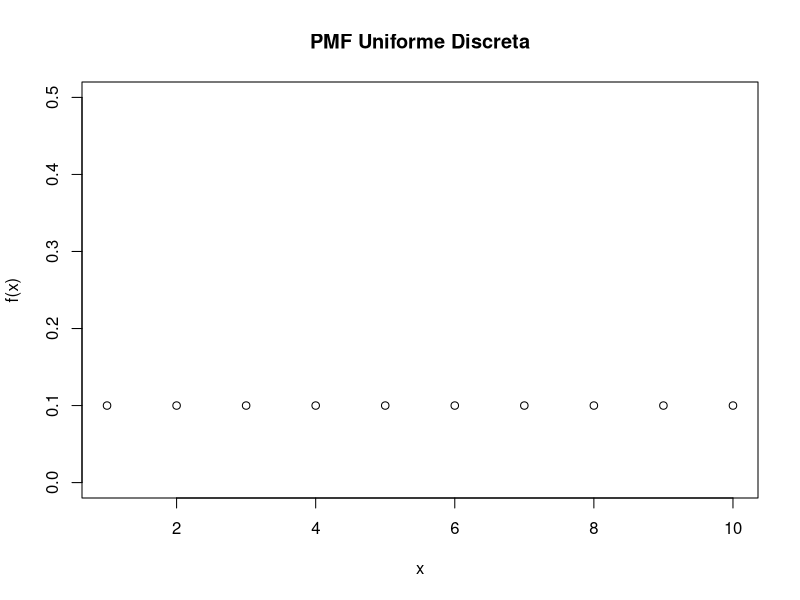
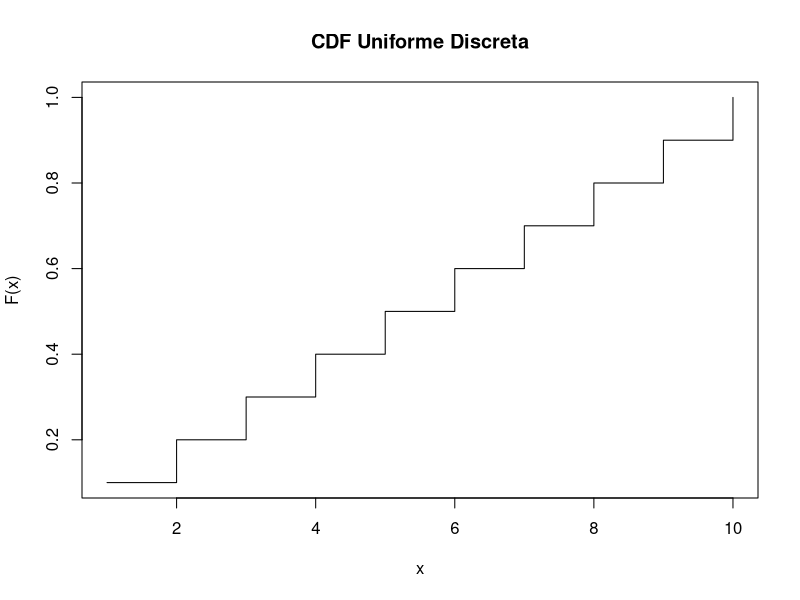
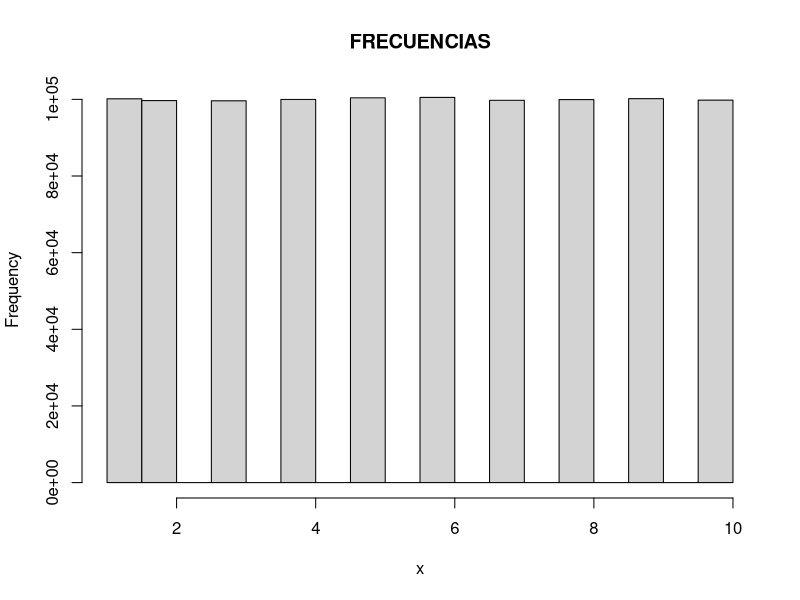
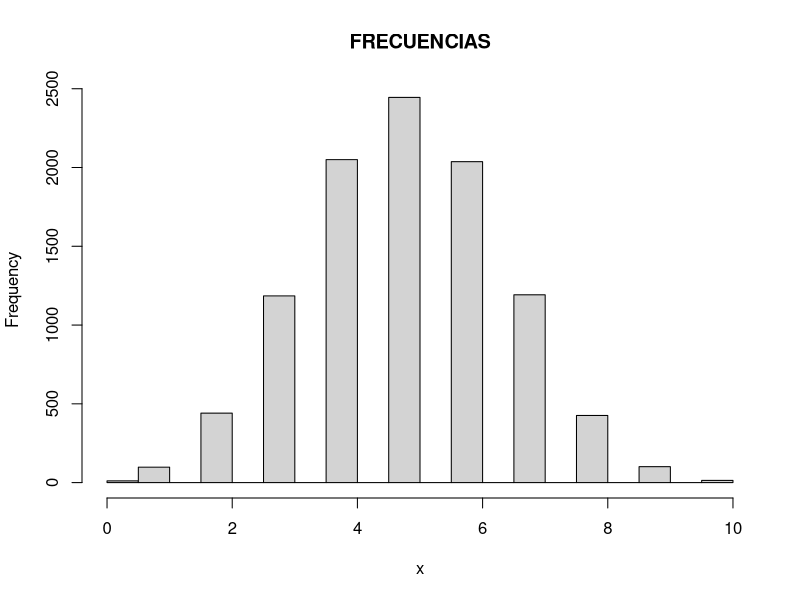
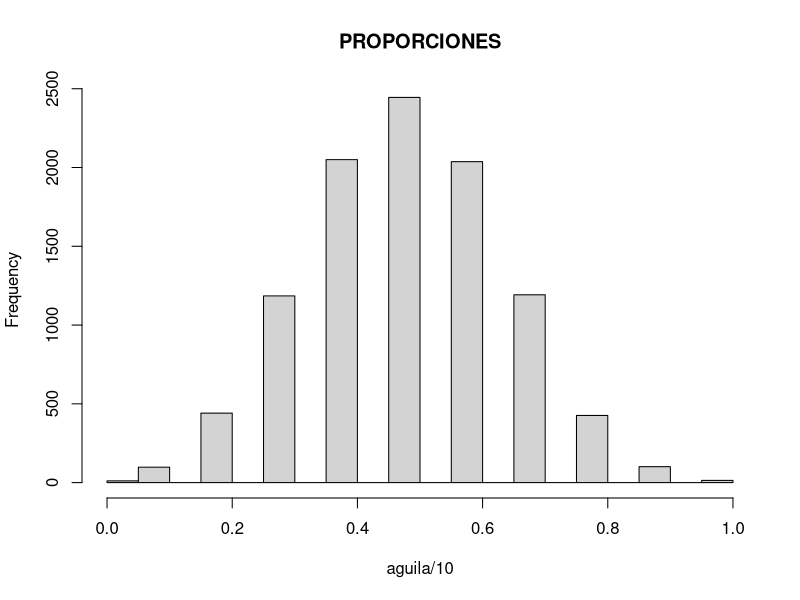
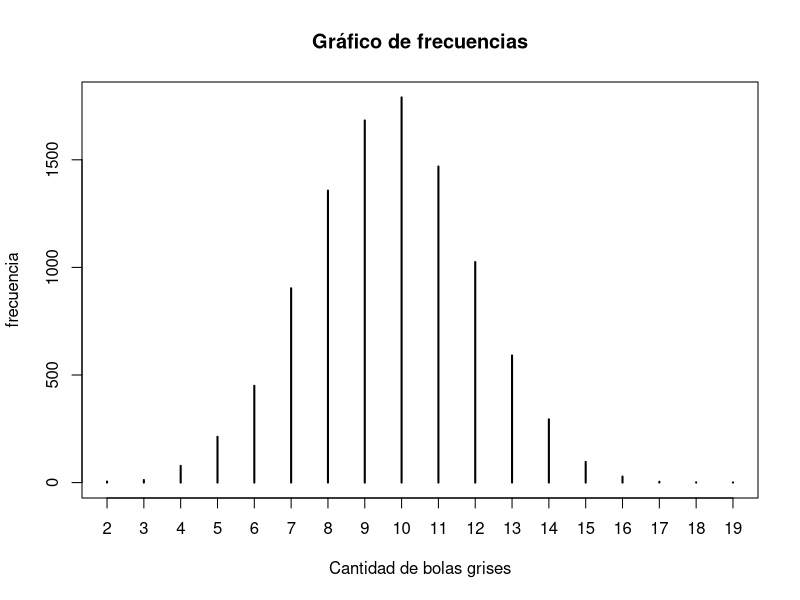
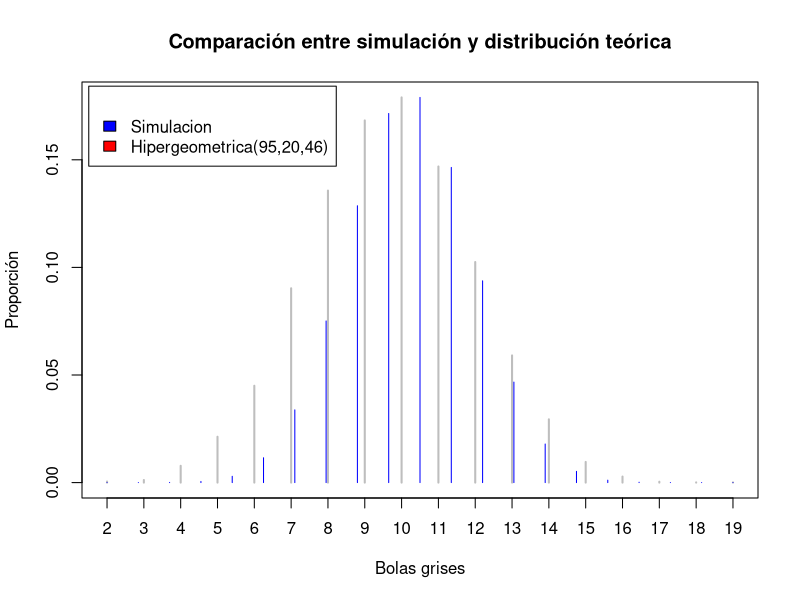

The R script that drew these images, in order:
## ---- chunk 1
knitr::opts_chunk$set(echo = TRUE)
## ---- chunk 2
x=seq (1,10)
y= rep(0.1,10)
plot(x,y,main = "PMF Uniforme Discreta" ,ylab = "f(x)",ylim = c(0,.5))
z=cumsum(y)
plot(x,z,main = "CDF Uniforme Discreta" , ylab = "F(x)",type="s")
## ---- chunk 3
(set.seed(13))
muestra <- sample(1:10,1000000, replace = T, prob= NULL)
mean(muestra)
sd(muestra)^2
w= table(muestra)
hist(muestra, main = "FRECUENCIAS", xlab= "x",)



(set.seed(10))
# Águila =1   Sol=0      (Sólo el número de águilas que se obtiene)
moneda= c(1,0)

# Vector para guardar la cantidad de águilas
sample(moneda, 10, replace = T)
muestra = sample(moneda, 10, replace = T)       
sum(muestra)

#Repetir 10^4

aguila = c()
for(i in 1:10^4){
  
  a= sum(sample(moneda, 10, replace = T))
  
  aguila=c(aguila, a)
  
}

#Primeros 3 lanzamientos
print (aguila[1:3])

#Grafica de frecuencias
hist(aguila, main = "FRECUENCIAS", xlab= "x")

#Grafica de las proporciones
hist(aguila/10, main="PROPORCIONES")

## ---- chunk 4
set.seed(10)

#Valor de bola gris= 1,  bola blanca=0
bolas<-c(rep(1,46),rep(0,49))

#Vector para contar las bolas grises
sample(bolas, 20, replace = F)
muestra = sample(bolas, 20, replace = F)       
sum(muestra)

#Repetir 10^4

BG = c()
for(i in 1:10^4){
  
  b= sum(sample(bolas, 20, replace = T))
  
  BG =c(BG, b)
  
}


#Grafica de frecuencias y comparaciones.

plot(table(BG), xlab = "Cantidad de bolas grises", ylab = "frecuencia", main="Gráfico de frecuencias")

x<-c(0:20)
plot((prop.table(table(BG))),type="h",col="gray", xlab = "", ylab="", main = "Comparación entre simulación y distribución teórica" )
par(new=TRUE)
plot((x+0.1),dhyper(x,46,49,20),type="h", axes= F, col="blue",xlab = "Bolas grises", ylab="Proporción")
legend("topleft", inset=.01, title="",
       c("Simulacion","Hipergeometrica(95,20,46)"), fill=c("blue","red"), horiz=F)
